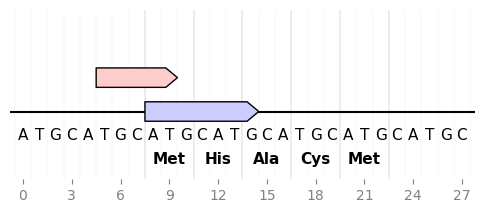

Recreate this plot in Python.
from DnaPlotVisualization import GraphicFeature, GraphicRecord

record = GraphicRecord(sequence="ATGCATGCATGCATGCATGCATGCATGC", features=[
    GraphicFeature(start=5, end=10, strand=+1, color='#ffcccc'),
    GraphicFeature(start=8, end=15, strand=+1, color='#ccccff')
])

ax, _ = record.plot(figure_width=6)
record.plot_sequence(ax, guides_intensity=0.2)
fontdict = {'weight': 'bold'}
record.plot_translation(ax, (8, 23), fontdict=fontdict, guides_intensity=0.8)
ax.figure.savefig('sequence_and_translation.png', bbox_inches='tight')
